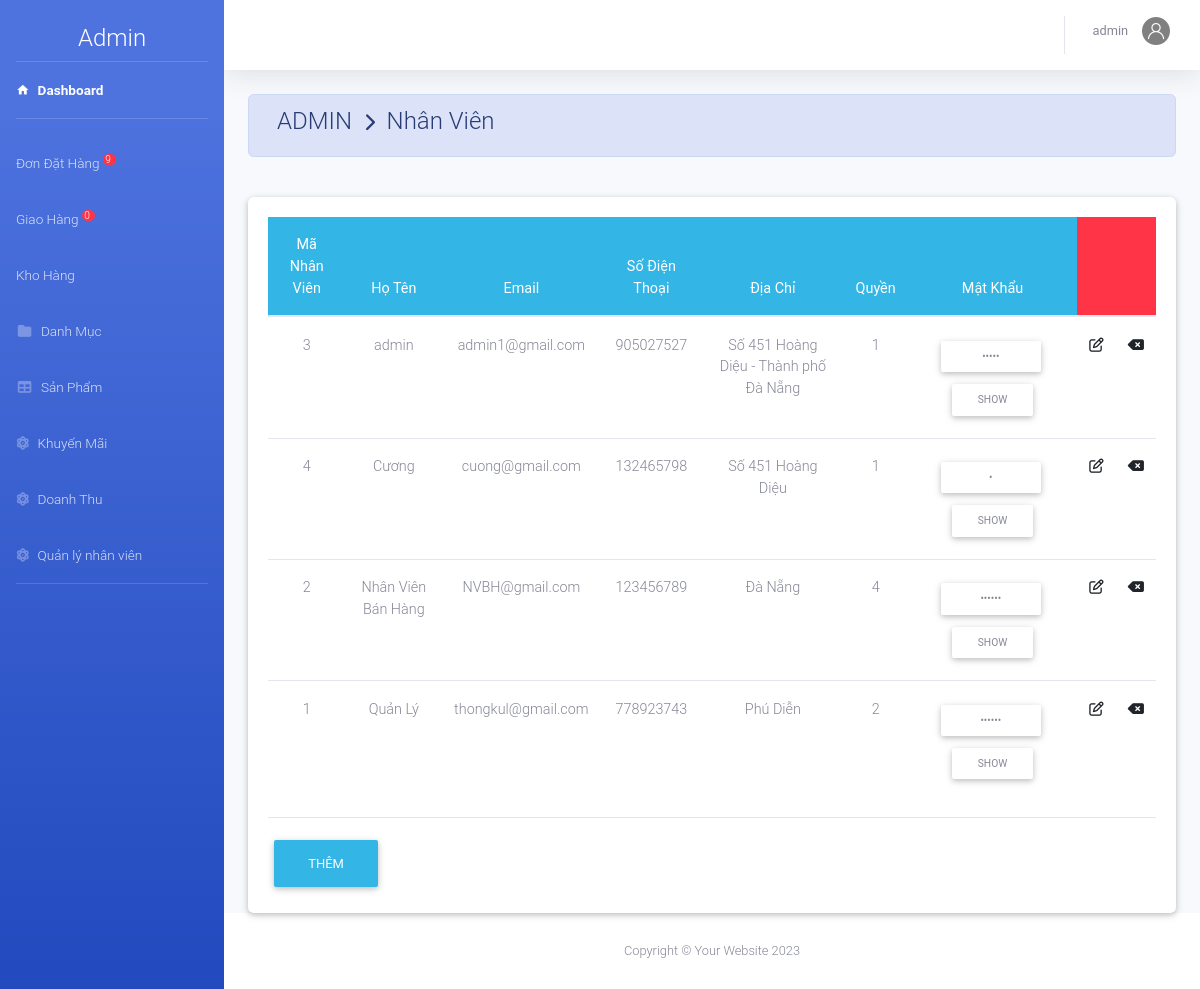
Screenshot of /Faship/admin/index.php?action=nhanvien (signed in) with the database file from the repository.
### tables this page shows
CREATE TABLE `nhanvien` (
  `MaNV` int(11) NOT NULL,
  `TenNV` varchar(50) NOT NULL,
  `Email` varchar(50) NOT NULL,
  `SDT` int(12) NOT NULL,
  `DiaChi` text NOT NULL,
  `MatKhau` varchar(50) NOT NULL,
  `Quyen` int(20) NOT NULL
);

### Faship/admin/nhanvien/danhsach.php (the view, shortened to what this page needs)
<?php
	$sql="select *from nhanvien";
	$rs=mysqli_query($conn,$sql);
 ?>
<div class="container-fluid">
    <div class=" alert alert-primary">
        <h4 class="page-title">
             ADMIN &#160;<i class="fas fa-chevron-right" style="font-size: 18px"></i>&#160; Nhân Viên
        </h4>
    </div><br>
    <div class="card">
        <div class="card-body">
            <table class="table table-hover m-auto text-center" style="font-size: 13px;">
                <thead class="badge-info">
                    <tr>
                        <th>Mã Nhân Viên</th>
                        <th>Họ Tên</th>
                        <th>Email</th>
                        <th>Số Điện Thoại</th>
                        <th>Địa Chỉ</th>
                        <th>Quyền</th>
                        <th>Mật Khẩu</th>
                        <th colspan="2" class="badge-danger"></th>
                    </tr>
                </thead>
                <tbody>
                    <?php $so=0;
				 while ($row=mysqli_fetch_array($rs)) { ?>
                    <tr>
                        <td><?php echo $row['MaNV']; ?></td>
                        <td><?php echo $row['TenNV']; ?></td>
                        <td><?php echo $row['Email']; ?></td>
                        <td><?php echo $row['SDT']; ?></td>
                        <td><?php echo $row['DiaChi']; ?></td>
                        <td><?php echo $row['Quyen']; ?></td>
                        <td><input type="password" readonly class="btn btn-sm bt"
                                value="<?php echo $row['MatKhau']; ?>"></td>
                        <td><a href="index.php?action=nhanvien&view=sua&manv=<?php echo $row['MaNV']; ?>"><i
                                    class="far fa-edit"></i></a></td>
                        <td><a href="nhanvien/xuly.php?xoa&manv=<?php echo $row['MaNV']; ?>"><i
                                    class="fas fa-backspace"></i></a></td>
                    </tr>
                    <?php	} ?>
                </tbody>
            </table>
            <hr>
            <div class="m-auto">
                <a href="?action=nhanvien&view=them"><button class="btn btn-info" type="button">Thêm</button></a>
            </div>
        </div>
    </div>
</div>

### Faship/admin/nhanvien/danhsach.php (style rules this page uses)
.bt { width: 100px; font-size: 0.85em; }

### rows the page displays
nhanvien: MaNV "3", TenNV "admin", Email "admin1@gmail.com", SDT "905027527", DiaChi "Số 451 Hoàng Diệu - Thành phố Đà Nẵng", Quyen "1"
nhanvien: MaNV "4", TenNV "Cương", Email "cuong@gmail.com", SDT "132465798", DiaChi "Số 451 Hoàng Diệu", Quyen "1"
nhanvien: MaNV "2", TenNV "Nhân Viên Bán Hàng", Email "NVBH@gmail.com", SDT "123456789", DiaChi "Đà Nẵng", Quyen "4"
nhanvien: MaNV "1", TenNV "Quản Lý", Email "thongkul@gmail.com", SDT "778923743", DiaChi "Phú Diễn", Quyen "2"

### other values shown
$dem "9"
$dem "0"
$nv['TenNV'] "admin"
